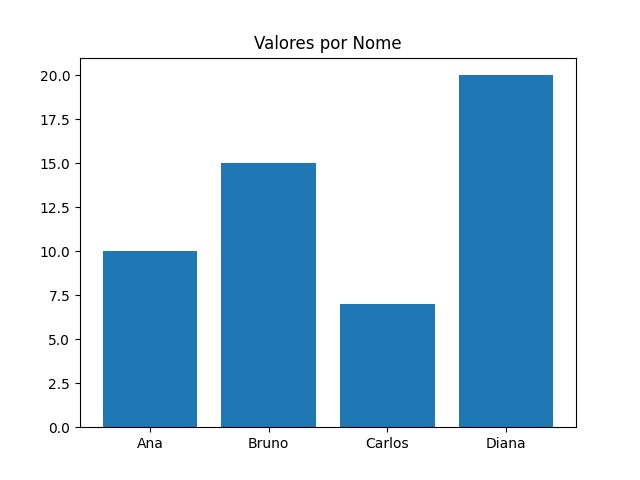

Source code (Python):
import pandas as pd
import matplotlib.pyplot as plt

# Lê o arquivo CSV
df = pd.read_csv('dados.csv')

# Cria um gráfico de barras
plt.bar(df['nome'], df['valor'])

# Adiciona título
plt.title('Valores por Nome')

# Salva o gráfico como imagem
plt.savefig('grafico.png')

print("Gráfico gerado com sucesso!")
